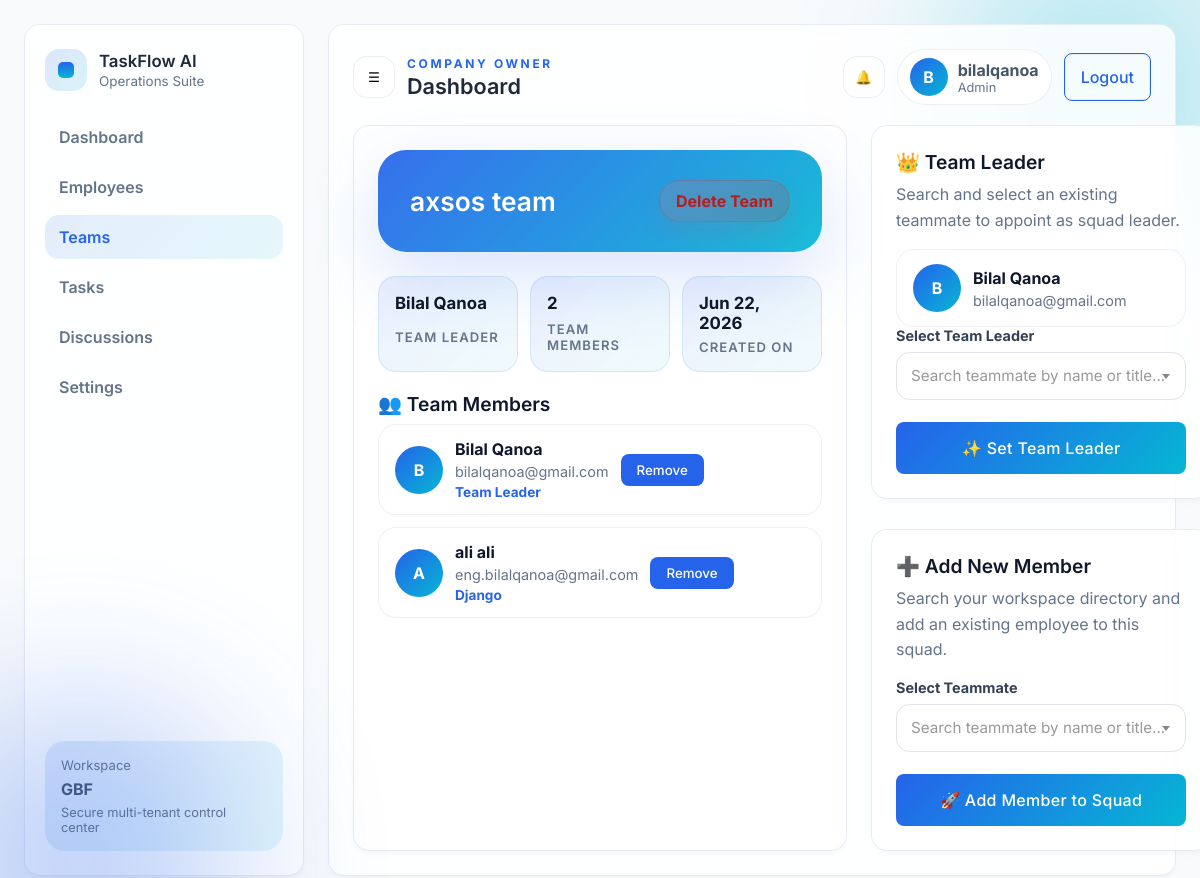
Screenshot of /dashboard/teams/1/ (signed in) with the database file from the repository.
### companies/models.py (models this page shows, shortened)
class Company(models.Model):
    owner = models.OneToOneField(
        'accounts.User',
        on_delete=models.CASCADE,
        related_name='owned_company'
    )
    name = models.CharField(max_length=255)
    description = models.TextField(blank=True)
    logo = models.ImageField(upload_to='company_logos/', null=True, blank=True)
    website = models.URLField(blank=True)
    phone = models.CharField(max_length=30, blank=True)
    address = models.CharField(max_length=255, blank=True)
    created_at = models.DateTimeField(auto_now_add=True)
    class Meta:
        ordering = ['-created_at']

class Team(models.Model):
    name = models.CharField(max_length=255)
    company = models.ForeignKey(
        Company,
        on_delete=models.CASCADE,
        related_name='teams',
    )
    team_leader = models.ForeignKey(
        User,
        on_delete=models.SET_NULL,
        null=True,
        blank=True,
        related_name='led_teams',
    )
    members = models.ManyToManyField(
        User,
        through='TeamMembership',
        related_name='teams',
        blank=True,
    )
    created_at = models.DateTimeField(auto_now_add=True)
    class Meta:
        ordering = ['-created_at']

class TeamMembership(models.Model):
    team = models.ForeignKey(Team, on_delete=models.CASCADE, related_name='memberships')
    user = models.ForeignKey(User, on_delete=models.CASCADE, related_name='team_memberships')
    role = models.CharField(max_length=120, blank=True, default='Member')
    joined_at = models.DateTimeField(default=timezone.now)
    class Meta:
        unique_together = ('team', 'user')
        ordering = ['joined_at', 'user__first_name', 'user__last_name']

### accounts/models.py (models this page shows, shortened)
class User(AbstractUser):
    ROLE_CHOICES = [
        ('company', 'Company Owner'),
        ('team_leader', 'Team Leader'),
        ('member', 'Member'),
    ]
    INVITATION_STATUS_CHOICES = [
        ('pending', 'Pending'),
        ('active', 'Active'),
    ]
    role = models.CharField(max_length=20, choices=ROLE_CHOICES)
    job_title = models.CharField(max_length=120, blank=True, default='')
    invitation_status = models.CharField(
        max_length=20,
        choices=INVITATION_STATUS_CHOICES,
        default='active',
    )
    company = models.ForeignKey(
        'companies.Company',
        on_delete=models.SET_NULL,
        null=True,
        blank=True,
        related_name='users'
    )

### dashboard/views.py (the view)
# urls.py: path('teams/<int:pk>/', views.TeamDetailView.as_view(), name='team_detail'),
class TeamDetailView(LoginRequiredMixin, DetailView):
    model = Team
    template_name = 'dashboard/team_detail.html'
    context_object_name = 'team'
    login_url = 'accounts:login'
    def dispatch(self, request, *args, **kwargs):
        team_leader_redirect = _redirect_team_leader(request, 'teams')
        if team_leader_redirect:
            return team_leader_redirect
        return super().dispatch(request, *args, **kwargs)
    def get_queryset(self):
        company = getattr(self.request.user, 'owned_company', None) or getattr(self.request.user, 'company', None)
        return Team.objects.filter(company=company).prefetch_related('memberships__user', 'team_leader')
    def get_context_data(self, **kwargs):
        context = super().get_context_data(**kwargs)
        company = getattr(self.request.user, 'owned_company', None) or getattr(self.request.user, 'company', None)
        team = self.object
        team_memberships = team.memberships.select_related('user').order_by('joined_at', 'user__first_name', 'user__last_name')
        member_pks = list(team_memberships.values_list('user_id', flat=True))
        team_leader_name = team.team_leader.get_full_name() or team.team_leader.username if team.team_leader else 'Unassigned'
        company_employee_qs = _workspace_staff_queryset(company, active_only=True).order_by(
            'first_name', 'last_name', 'username',
        )
        available_leaders = company_employee_qs.filter(role='team_leader')
        available_employees = company_employee_qs.exclude(pk__in=member_pks).filter(role__in=['team_leader', 'member'])
        context.update({
            'team_leader': team.team_leader,
            'team_leader_name': team_leader_name,
            'team_members': team_memberships,
            'company_employees': company_employee_qs,
            'available_leaders': available_leaders,
            'available_employees': available_employees,
            'company': company,
            'user': self.request.user,
        })
        return context

### dashboard/views.py (called while the page is built, shortened)
def _redirect_team_leader(request, section='dashboard'):
    if getattr(request.user, 'role', None) != 'team_leader':
        return None

def _workspace_staff_queryset(company, *, active_only=False):
    queryset = (
        User.objects.filter(company=company)
        .exclude(is_superuser=True)
        .exclude(role='company')
    )
    if company.owner_id:
        queryset = queryset.exclude(pk=company.owner_id)
    if active_only:
        queryset = queryset.filter(is_active=True)
    return queryset

### templates/dashboard/team_detail.html (shortened to what this page needs)
{% extends 'dashboard/base.html' %}
{% load static %}
{% block extra_css %}
<link rel="stylesheet" href="https://cdn.jsdelivr.net/npm/select2@4.1.0-rc.0/dist/css/select2.min.css">
<link rel="stylesheet" href="{% static 'css/dashboard_styles.css' %}">
{% endblock extra_css %}
{% block content %}
<div class="detail-wrapper">
    <main class="glass-panel">
        <div class="team-hero-header">
            <h1 style="color: white;">{{ team.name }} team</h1>
            <div class="hero-actions">
                <a class="button-danger delete-team-trigger">Delete Team</a>
            </div>
        </div>
        <div class="team-summary-grid">
            <div class="summary-pill">
                <strong>
                    {% if team_leader %}
                    {{ team_leader.get_full_name|default:team_leader.username }}
                    {% else %}
                    Unassigned
                    {% endif %}
                </strong>
                <span>Team Leader</span>
            </div>
            <div class="summary-pill">
                <strong>{{ team_members.count }}</strong>
                <span>Team Members</span>
            </div>
            <div class="summary-pill">
                <strong>{{ team.created_at|date:'M d, Y' }}</strong>
                <span>Created On</span>
            </div>
        </div>
        <div class="team-roster-section">
            <h2 class="section-headline">👥 Team Members</h2>
            <div class="roster-grid">
                {% for membership in team_members %}
                <div class="roster-card">
                    <div class="avatar-sphere">
                        {{ membership.user.get_full_name|default:membership.user.username|first|upper }}
                    </div>
                    <div class="profile-details">
                        <p class="profile-name">{{ membership.user.get_full_name|default:membership.user.username }}</p>
                        <p class="profile-sub">{{ membership.user.email }}</p>
                        <p class="profile-role">
                            {% if team_leader and membership.user_id == team_leader.pk %}
                            Team Leader
                            {% else %}
                            {{ membership.role|default:'Member' }}
                            {% endif %}
                        </p>
                    </div>
                    <form method="POST"
                        action="{% url 'dashboard:remove_team_member' team_id=team.pk user_id=membership.user_id %}"
                        class="inline-action-form">
                        <button type="submit" class="btn-glass-secondary">Remove</button>
                    </form>
                </div>
                {% empty %}
                <div class="empty-roster-state">
                    No members added to this squad yet. Use the form on the right to append talent.
                </div>
                {% endfor %}
            </div>
        </div>
    </main>
    <aside class="team-side-column">
        <div class="glass-panel team-leader-panel">
            <h2 class="section-headline">👑 Team Leader</h2>
            <p class="section-subtitle">Search and select an existing teammate to appoint as squad leader.</p>
            <div class="profile-display-card">
                {% if team_leader %}
                <div class="avatar-sphere">
                    {{ team_leader.get_full_name|default:team_leader.username|first|upper }}
                </div>
                <div class="profile-details">
                    <p class="profile-name">{{ team_leader.get_full_name|default:team_leader.username }}</p>
                    <p class="profile-sub">{{ team_leader.email }}</p>
                </div>
                {% else %}
                <div class="avatar-sphere empty">?</div>
                <div class="profile-details">
                    <p class="profile-name empty-leader-text">No Leader Assigned</p>
                    <p class="profile-sub">Select a leader from your workspace below</p>
                </div>
                {% endif %}
            </div>
            <form method="POST" action="{% url 'dashboard:assign_leader' pk=team.pk %}">
                <div class="glass-input-group searchable-select-wrap">
                    <label for="leaderSelect">Select Team Leader</label>
                </div>
                <button type="submit" class="btn-glass-primary btn-with-spacing">
                    ✨ Set Team Leader
                </button>
            </form>
        </div>
        <div class="glass-panel add-member-panel">
            <h2 class="section-headline">➕ Add New Member</h2>
            <p class="section-subtitle">Search your workspace directory and add an existing employee to this squad.</p>
            <form method="POST" action="{% url 'dashboard:add_team_member' pk=team.pk %}">
                <div class="glass-input-group searchable-select-wrap">
                    <label for="memberSelect">Select Teammate</label>
                </div>
                <button type="submit" class="btn-glass-primary btn-with-spacing">
                    🚀 Add Member to Squad
                </button>
            </form>
        </div>
    </aside>
</div>
{% endblock content %}

### templates/dashboard/base.html (shortened to what this page needs)
{% load static %}
<!DOCTYPE html>
<html lang="en">
<head>
    <link rel="stylesheet" href="{% static 'css/global_theme.css' %}">
    <link rel="stylesheet" href="{% static 'css/dashboard.css' %}">
    <link rel="stylesheet" href="{% static 'css/teams.css' %}">
    {% block extra_css %}{% endblock extra_css %}
</head>
<body>
    <div class="dashboard-shell">
        <aside class="sidebar">
            <div class="brand-block">
                <div class="brand-mark"><span></span></div>
                <div>
                    <h1>TaskFlow AI</h1>
                    <p>Operations Suite</p>
                </div>
            </div>
            <nav class="nav-links">
                <a class="{% if request.resolver_match.url_name == 'dashboard' %}active{% endif %}"
                    href="{% url 'dashboard:dashboard' %}">Dashboard</a>
                <a class="{% if request.resolver_match.url_name == 'employees' %}active{% endif %}"
                    href="{% url 'dashboard:employees' %}">Employees</a>
                    <a class="{% if request.resolver_match.url_name == 'teams' or request.resolver_match.url_name == 'team_detail' %}active{% endif %}"
                    href="{% url 'dashboard:teams' %}">Teams</a>
                <a class="{% if request.resolver_match.url_name == 'tasks' %}active{% endif %}"
                    href="{% url 'dashboard:tasks' %}">Tasks</a>
                <a class="{% if request.resolver_match.url_name == 'discussions' or request.resolver_match.url_name == 'discussions_team' %}active{% endif %}"
                    href="{% url 'dashboard:discussions' %}">Discussions</a>
                <a class="{% if request.resolver_match.url_name == 'settings' %}active{% endif %}"
                    href="{% url 'dashboard:settings' %}">Settings</a>
            </nav>
            <div class="sidebar-card">
                <p>Workspace</p>
                <strong>{{ company.name }}</strong>
                <span>Secure multi-tenant control center</span>
            </div>
        </aside>
        <main class="main-panel">
            <header class="topbar">
                <div class="topbar-left">
                    <button class="icon-button" aria-label="Open menu">☰</button>
                    <div>
                        <p class="eyebrow">Company Owner</p>
                        <h2>Dashboard</h2>
                    </div>
                </div>
                <div class="topbar-right">
                    <button class="icon-button" aria-label="Notifications">🔔</button>
                    <div class="profile-pill">
                        <div class="avatar">{{ user.get_full_name|default:user.username|first|upper }}</div>
                        <div>
                            <strong>{{ user.get_full_name|default:user.username }}</strong>
                            <span>Admin</span>
                        </div>
                    </div>
                    <div class="nav-actions">
                        <a href="{% url 'accounts:logout' %}" class="button-secondary logout-link">Logout</a>
                    </div>
                </div>
            </header>
            {% block content %}{% endblock content %}
        </main>
    </div>
</body>
</html>

### static/css/global_theme.css (style rules this page uses)
:root { --primary-color: #2563EB; --primary-hover: #1D4ED8; --bg-light: #F8FAFC; --bg-dark: #0F172A; --text-heading: #1E293B; --text-body: #475569; --border-color: rgba(226, 232, 240, 0.8); --font-family-base: 'Inter', sans-serif; --glass-bg: rgba(255, 255, 255, 0.85); --glass-blur: blur(12px); --glass-border: 1px solid var(--border-color); --glass-radius: 1rem; --glass-shadow: 0 4px 6px -1px rgb(0 0 0 / 0.03); --input-radius: 0.5rem; --input-padding: 0.75rem 1rem; --input-bg: #F8FAFC; --focus-ring: 0 0 0 2px rgba(37, 99, 235, 0.2); --transition-fast: all 0.3s ease; }
body { font-family: var(--font-family-base) !important; background: var(--bg-light) !important; color: var(--text-body) !important; margin: 0; -webkit-font-smoothing: antialiased; }
h1, h2, h3, h4, h5, h6 { color: var(--text-heading); font-weight: 600; }
.card, .glass-panel, .dashboard-card, .sidebar, .team-leader-sidebar, .member-sidebar, .main-panel, .team-leader-panel, .member-main, .feature-card, .trust-card, .workflow-step, .board-column, .settings-panel, .profile-card { background: var(--glass-bg) !important; backdrop-filter: var(--glass-blur) !important; -webkit-backdrop-filter: var(--glass-blur) !important; border: var(--glass-border) !important; border-radius: var(--glass-radius) !important; box-shadow: var(--glass-shadow) !important; }
.button-primary, .btn-primary, .btn, button[type="submit"] { background-color: var(--primary-color) !important; color: #ffffff !important; border: none !important; border-radius: var(--input-radius) !important; padding: 0.5rem 1rem !important; font-family: var(--font-family-base) !important; font-weight: 500 !important; transition: var(--transition-fast) !important; cursor: pointer !important; display: inline-flex !important; align-items: center !important; justify-content: center !important; text-decoration: none !important; }
.button-secondary, .btn-secondary { background-color: transparent !important; color: var(--primary-color) !important; border: 1px solid var(--primary-color) !important; border-radius: var(--input-radius) !important; padding: 0.5rem 1rem !important; font-family: var(--font-family-base) !important; font-weight: 500 !important; transition: var(--transition-fast) !important; cursor: pointer !important; display: inline-flex !important; align-items: center !important; justify-content: center !important; text-decoration: none !important; }
a { color: var(--primary-color); text-decoration: none; transition: color var(--transition-fast); }
.nav-links a { color: var(--text-body); }
.nav-links a:hover, .nav-links a.active { color: var(--primary-color); }

### static/css/teams.css (style rules this page uses)
.button-secondary { border: 1px solid rgba(148, 163, 184, 0.32); background: rgba(255, 255, 255, 0.82); color: #475569; padding: 0 20px; min-height: 48px; border-radius: 16px; cursor: pointer; transition: transform .2s ease, background .2s ease; }

### rows the page displays
Company: name "GBF"
User: get_full_name|first "B", get_full_name "bilalqanoa"
Team: name "axsos", created_at "Jun 22, 2026"
User: get_full_name "Bilal Qanoa", get_full_name|first "B", email "bilalqanoa@gmail.com"
TeamMembership: user.get_full_name|first "B", user.get_full_name "Bilal Qanoa", user.email "bilalqanoa@gmail.com", shows "Team Leader"
TeamMembership: user.get_full_name|first "A", user.get_full_name "ali ali", user.email "eng.bilalqanoa@gmail.com", role "Django"

### other values shown
{{ team_members.count }} "2"
